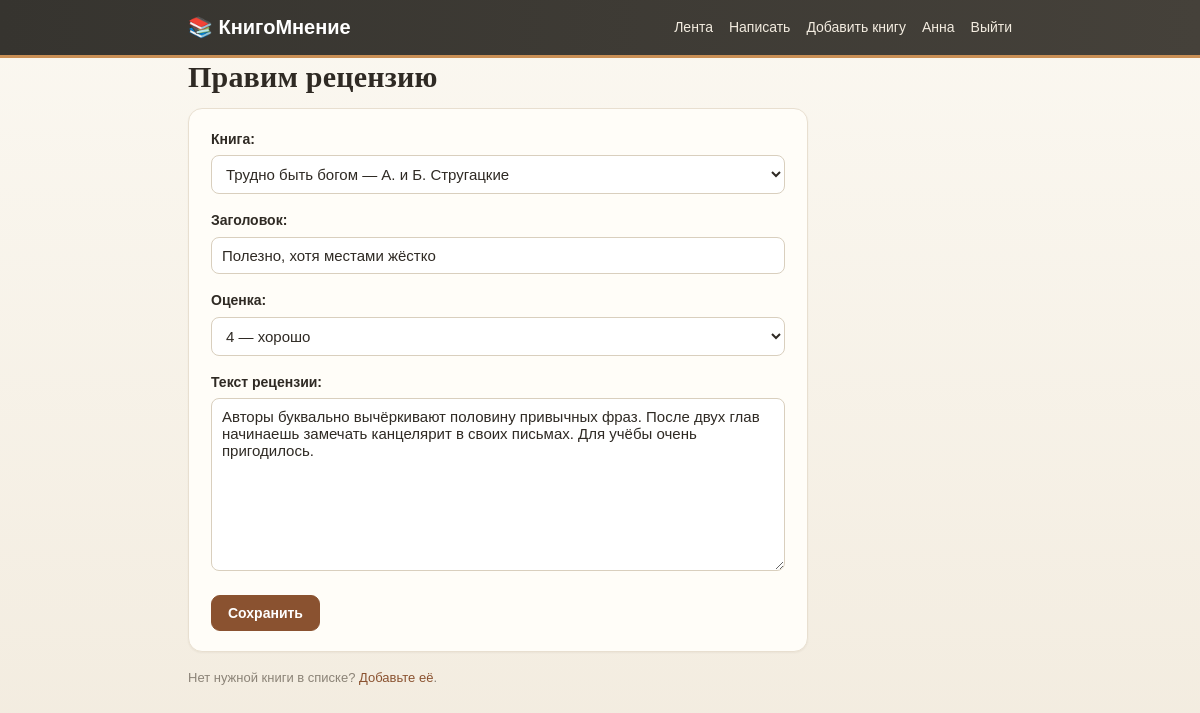
Page /review/6/edit/ (signed in) on the committed database.
### reviews/models.py (models this page shows, shortened)
class Review(models.Model):
    book = models.ForeignKey(
        Book, verbose_name="Книга", on_delete=models.CASCADE, related_name="reviews"
    )
    author = models.ForeignKey(
        User, verbose_name="Автор рецензии", on_delete=models.CASCADE, related_name="reviews"
    )
    title = models.CharField("Заголовок", max_length=200)
    text = models.TextField("Текст рецензии")
    rating = models.IntegerField("Оценка", choices=RATING_CHOICES, default=5)
    created_at = models.DateTimeField("Дата публикации", auto_now_add=True)
    class Meta:
        ordering = ["-created_at"]  # сначала свежие
        verbose_name = "Рецензия"
        verbose_name_plural = "Рецензии"

### reviews/views.py (the view)
# urls.py: path("review/<int:pk>/edit/", views.review_edit, name="review_edit"),
@login_required
def review_edit(request, pk):
    review = get_object_or_404(Review, pk=pk, author=request.user)
    if request.method == "POST":
        form = ReviewForm(request.POST, instance=review)
        if form.is_valid():
            form.save()
            messages.success(request, "Рецензия обновлена.")
            return redirect("review_detail", pk=review.pk)
    else:
        form = ReviewForm(instance=review)
    return render(request, "reviews/review_form.html", {
        "form": form, "heading": "Правим рецензию",
    })

### reviews/forms.py
class ReviewForm(forms.ModelForm):
    class Meta:
        model = Review
        fields = ("book", "title", "rating", "text")
        widgets = {
            "title": forms.TextInput(attrs={"placeholder": "Например: не смог оторваться"}),
            "text": forms.Textarea(attrs={"rows": 9}),
        }

### reviews/models.py (called while the page is built)
    def __str__(self):
        return f"{self.title} — {self.author}"

### templates/reviews/review_form.html (shortened to what this page needs)
{% extends "base.html" %}
{% block content %}
<h1>{{ heading }}</h1>
<form method="post" class="card form-card">
    {% include "reviews/_form.html" %}
    <button class="btn" type="submit">Сохранить</button>
</form>
<p class="hint">Нет нужной книги в списке? <a href="{% url 'book_add' %}">Добавьте её</a>.</p>
{% endblock %}

### templates/base.html (shortened to what this page needs)
{% load static %}
<!DOCTYPE html>
<html lang="ru">
<head>
    <link rel="stylesheet" href="{% static 'css/style.css' %}">
</head>
<body>
<header class="site-header">
    <div class="wrap header-inner">
        <a class="logo" href="{% url 'feed' %}">📚 <span>КнигоМнение</span></a>
        <nav>
            <a href="{% url 'feed' %}">Лента</a>
            {% if user.is_authenticated %}
                <a href="{% url 'review_add' %}">Написать</a>
                <a href="{% url 'book_add' %}">Добавить книгу</a>
                <a href="{% url 'profile' user.username %}">{{ user.first_name|default:user.username }}</a>
                <form class="logout" method="post" action="{% url 'logout' %}">
                    <button type="submit">Выйти</button>
                </form>
            {% else %}
                <a href="{% url 'login' %}">Войти</a>
                <a class="btn-small" href="{% url 'signup' %}">Регистрация</a>
            {% endif %}
        </nav>
    </div>
</header>
<main class="wrap">
    {% block content %}{% endblock %}
</main>
</body>
</html>

### templates/reviews/_form.html (shortened to what this page needs)
{% for field in form %}
    <div class="field">
        {{ field.label_tag }}
        {{ field }}
    </div>
{% endfor %}

### static/css/style.css (style rules this page uses)
* { box-sizing: border-box; }
body { margin: 0; background-color: #f7f3eb; background-image: linear-gradient(180deg, #fbf8f1 0%, #f2ebde 100%); background-attachment: fixed; color: #2f2a24; font: 16px/1.55 Arial, Helvetica, sans-serif; }
a { color: #8a5230; text-decoration: none; }
.wrap { max-width: 860px; margin: 0 auto; padding: 0 18px; }
.site-header { background: linear-gradient(90deg, #36342f, #45413a); border-bottom: 3px solid #c98f55; }
.header-inner { display: flex; align-items: center; justify-content: space-between; gap: 16px; flex-wrap: wrap; padding-top: 12px; padding-bottom: 12px; }
.logo { color: #fff; font-size: 20px; font-weight: bold; white-space: nowrap; }
.site-header nav { display: flex; align-items: center; gap: 16px; flex-wrap: wrap; }
.site-header nav a { color: #f3ece0; font-size: 14px; }
.logout { margin: 0; }
.logout button { background: none; border: 0; padding: 0; cursor: pointer; color: #f3ece0; font-size: 14px; font-family: inherit; }
main { padding-top: 28px; padding-bottom: 46px; min-height: 70vh; }
h1 { font: bold 30px/1.25 Georgia, "Times New Roman", serif; margin: 0 0 12px; letter-spacing: .2px; }
.btn { display: inline-block; background: #8a5230; color: #fff; border: 1px solid #8a5230; border-radius: 9px; padding: 9px 16px; font: bold 14px Arial, Helvetica, sans-serif; cursor: pointer; transition: background .18s ease, transform .18s ease; }
.filters input, .filters select, .form-card input, .form-card select, .form-card textarea { font: 15px Arial, Helvetica, sans-serif; padding: 9px 10px; border: 1px solid #d9cfbe; border-radius: 8px; background: #fff; color: #2f2a24; }
.card { background: #fffdf8; border: 1px solid #e8dfd0; border-radius: 14px; padding: 20px 22px; margin-bottom: 16px; box-shadow: 0 1px 2px rgba(60, 45, 25, .05); transition: box-shadow .2s ease; }
.hint { font-size: 13px; color: #8b8377; }
.form-card { max-width: 620px; }
.field { margin-bottom: 16px; }
.field label { display: block; font-weight: bold; font-size: 14px; margin-bottom: 5px; }
.field input, .field select, .field textarea { width: 100%; }

### rows in the picture
Review: form "Трудно быть богом — А. и Б. Стругацкие" "Полезно, хотя местами жёстко" "4 — хорошо" "Авторы буквально вычёркивают половину привычных фраз. После двух глав начинаешь замечать канцелярит в своих письмах. Для учёбы очень пригодилось."

### other values in the picture
{{ user.first_name|default:user.username }} "Анна"
{{ heading }} "Правим рецензию"
{{ field.label_tag }} "Книга:" "Заголовок:" "Оценка:" "Текст рецензии:"
